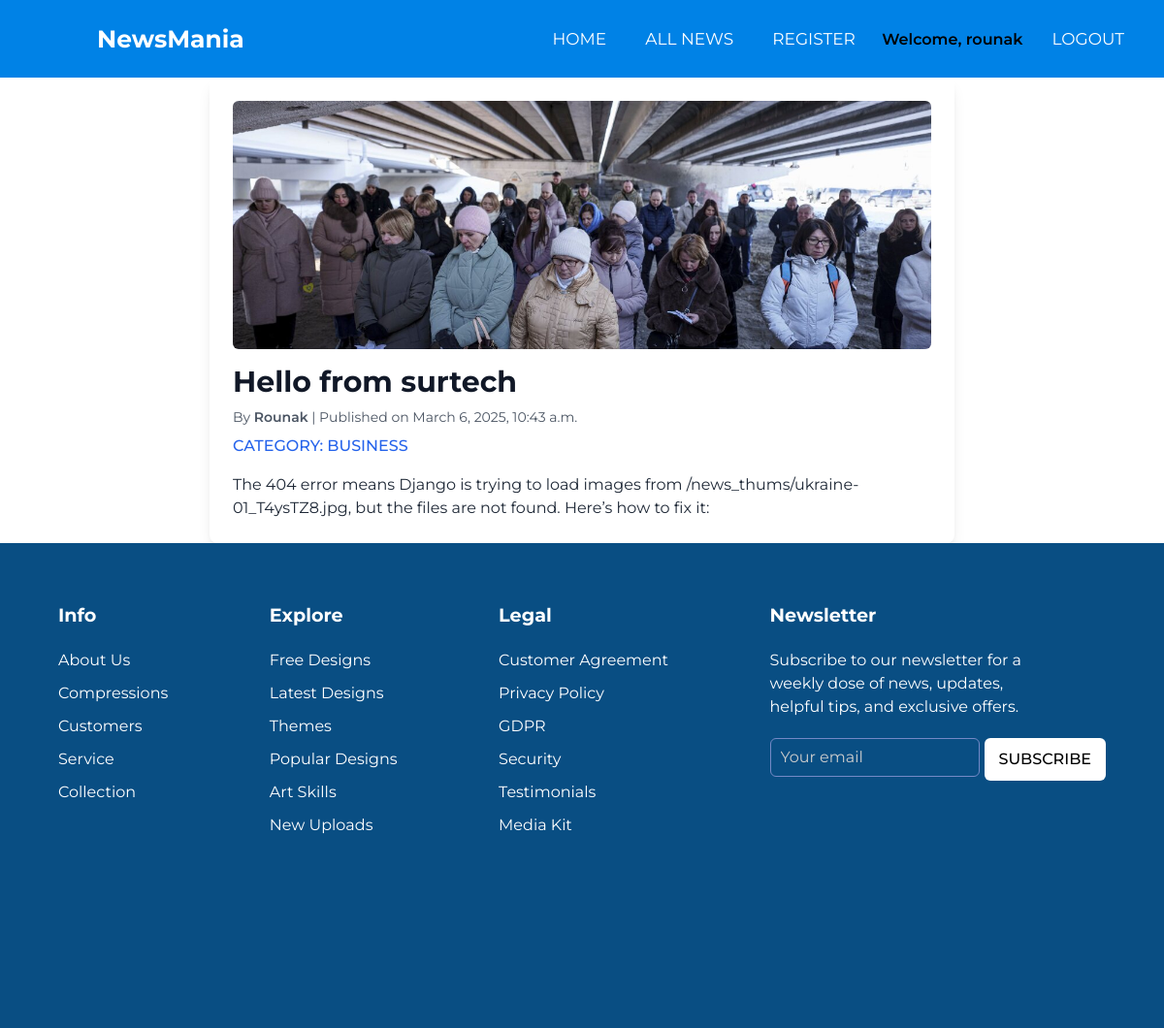
Page /news/5 (signed in) on the committed database.
### news/models.py (models this page shows, shortened)
class NewsVarity(models.Model):
    NEWS_TYPE = [
        ('SPOTRS', 'SPORTS'),
        ('BUSINESS', 'BUSINESS'),
        ('TECHNOLOGY', 'TECHNOLOGY'),
        ('POLITICS', 'POLITICS'),
        ('STOCK', 'STOCK'),
    ]
    title = models.CharField(max_length=100, default="default title")
    thumbnail =  models.ImageField(upload_to="news_thums/")
    description  = models.TextField(default="default desc")
    author = models.CharField(max_length=100, default="Unknown")
    created_at  = models.DateTimeField(default=timezone.now)
    category = models.CharField(max_length=20, choices=NEWS_TYPE)

### news/views.py (the view)
# urls.py: path("<int:news_id>", views.news_details, name="news_details")
@login_required(login_url= "login")
def news_details(request, news_id):
    one_news = get_object_or_404(NewsVarity, pk = news_id)
    return render(request, 'news_details.html', {'news': one_news})

### news/templates/news_details.html (shortened to what this page needs)
{% extends "layout.html" %}
{% block content %}
<div class="max-w-3xl mx-auto p-6 bg-white rounded-lg shadow-lg">
    <img src="{{ news.thumbnail.url }}" alt="Thumbnail" class="w-full h-64 object-cover rounded-md mb-4">
    <h1 class="text-3xl font-bold text-gray-900 mb-2">{{ news.title }}</h1>
    <p class="text-gray-600 text-sm">By <span class="font-semibold">{{ news.author }}</span> | Published on {{ news.created_at }}</p>
    <p class="mt-2 text-blue-600 font-medium uppercase">Category: {{ news.category }}</p>
    <p class="text-gray-800 mt-4">{{ news.description }}</p>
</div>
{% endblock %}

### templates/layout.html (shortened to what this page needs)
{% load static %}
{% load static tailwind_tags %}
<!DOCTYPE html>
<html lang="en">
<head>
    <link rel="stylesheet" href="{% static "layout.css" %}">
    {% tailwind_css %}
</head>
<body>
    <nav>
        <label class="logo">NewsMania</label>
        <ul class="hidden md:flex space-x-6">
          <li><a href="/" class="hover:text-gray-300">Home</a></li>
          <li><a href="/news/all_news/" class="hover:text-gray-300">All News</a></li>
          <li><a href="/accounts/register/" class="hover:text-gray-300">Register</a></li>
          {% if user.is_authenticated %}
              <li class="text-green-400 font-semibold">Welcome, {{ user.username }}</li>
              <li><a href="/accounts/logout/" class="bg-red-500 px-4 py-2 rounded-lg hover:bg-red-600">Logout</a></li>
          {% else %}
              <li><a href="/accounts/login/" class="bg-green-500 px-4 py-2 rounded-lg hover:bg-green-600">Login</a></li>
          {% endif %}
      </ul>
      </nav>
      {% block content %}{% endblock content %}
    <section class="footer relative bottom-0 m-0">
      <div class="footer-row">
        <div class="footer-col">
          <h4>Info</h4>
          <ul class="links">
            <li><a href="#">About Us</a></li>
            <li><a href="#">Compressions</a></li>
            <li><a href="#">Customers</a></li>
            <li><a href="#">Service</a></li>
            <li><a href="#">Collection</a></li>
          </ul>
        </div>
        <div class="footer-col">
          <h4>Explore</h4>
          <ul class="links">
            <li><a href="#">Free Designs</a></li>
            <li><a href="#">Latest Designs</a></li>
            <li><a href="#">Themes</a></li>
            <li><a href="#">Popular Designs</a></li>
            <li><a href="#">Art Skills</a></li>
            <li><a href="#">New Uploads</a></li>
          </ul>
        </div>
        <div class="footer-col">
          <h4>Legal</h4>
          <ul class="links">
            <li><a href="#">Customer Agreement</a></li>
            <li><a href="#">Privacy Policy</a></li>
            <li><a href="#">GDPR</a></li>
            <li><a href="#">Security</a></li>
            <li><a href="#">Testimonials</a></li>
            <li><a href="#">Media Kit</a></li>
          </ul>
        </div>
        <div class="footer-col">
          <h4>Newsletter</h4>
          <p>
            Subscribe to our newsletter for a weekly dose
            of news, updates, helpful tips, and
            exclusive offers.
          </p>
          <form action="#">
            <input type="text" placeholder="Your email" required>
            <button type="submit">SUBSCRIBE</button>
          </form>
        </div>
      </div>
    </section>
</body>
</html>

### static/layout.css (style rules this page uses)
* { padding: 0; margin: 0; text-decoration: none; list-style: none; box-sizing: border-box; }
body { font-family: "Montserrat", sans-serif; }
nav { background: #0082e6; height: 80px; width: 100%; }
label.logo { color: white; font-size: 25px; line-height: 80px; padding: 0 100px; font-weight: bold; }
nav ul { float: right; margin-right: 20px; }
nav ul li { display: inline-block; line-height: 80px; margin: 0 5px; }
nav ul li a { color: white; font-size: 17px; padding: 7px 13px; border-radius: 3px; text-transform: uppercase; }
section { position: relative; bottom: 0; background: url("bg.jpg") no-repeat; background-size: cover; height: calc(100vh - 300px); }
.footer { width: 100%; background: #094e83; border-radius: 0px; min-height: 400px; }
.footer .footer-row { display: flex; flex-wrap: wrap; justify-content: space-between; gap: 3.5rem; padding: 60px; }
.footer-row .footer-col h4 { color: #fff; font-size: 1.2rem; font-weight: 700; }
.footer-col .links { margin-top: 20px; }
.footer-col .links li { list-style: none; margin-bottom: 10px; }
.footer-col .links li a { text-decoration: none; color: #fff; }
.footer-col p { margin: 20px 0; color: white; max-width: 300px; }
.footer-col form { display: flex; gap: 5px; }
.footer-col input { height: 40px; border-radius: 6px; background: none; width: 100%; outline: none; border: 1px solid #7489C6 ; caret-color: #fff; color: #fff; padding-left: 10px; }
.footer-col input::placeholder { color: #ccc; }
.footer-col form button { background: #fff; outline: none; border: none; padding: 10px 15px; border-radius: 6px; cursor: pointer; font-weight: 500; transition: 0.2s ease; }

### rows in the picture
NewsVarity: thumbnail (picture), title "Hello from surtech", author "Rounak", created_at "March 6, 2025, 10:43 a.m.", category "BUSINESS", description "The 404 error means Django is trying to load images from /news_thums/ukraine-01_T4ysTZ8.jpg, but the files are not found. Here’s how to fix it:"

### other values in the picture
{{ user.username }} "rounak"
